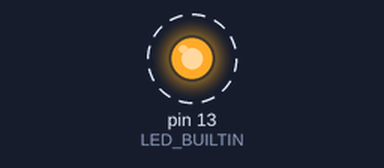
Simulated run of this sketch. Board: Arduino Uno, built with avr-gcc and run on an emulated ATmega328P. On the bench: output pins drawn as LEDs (lit = HIGH). Dashed ring = blinking. What the sketch prints to the serial monitor is not drawn.

Above: at 0.5 s.
Timing chart, 0 to 4.6 s (numbered marks = the images above):
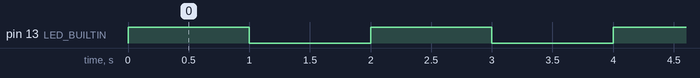

The sketch:

Blink.ino
```cpp
// the setup function runs once when you press reset or power the board

int n = 0;

void setup() {
  // initialize digital pin LED_BUILTIN as an output.
  pinMode(LED_BUILTIN, OUTPUT);
  Serial.begin(9600);
}

// the loop function runs over and over again forever
void loop() {
  n++;
  if(n==100) n = 0;
  digitalWrite(LED_BUILTIN, HIGH);   // turn the LED on (HIGH is the voltage level)
  delay(1000);                       // wait for a second
  digitalWrite(LED_BUILTIN, LOW);    // turn the LED off by making the voltage LOW
  delay(1000);  // wait for a second
  Serial.println(String(n) + " " + String(millis()));
}
```

Measured:
- by itself, pin 13 (LED_BUILTIN): alternates HIGH for 1.0 s and LOW for 1.0 s
